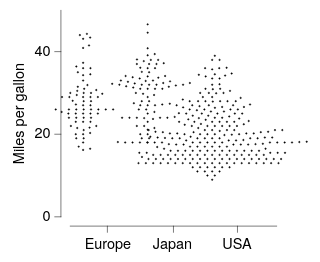

Source (Vega-Lite JSON):
### Vega-Lite specification from a JSON file in a GitHub repository (floating-point values rounded to 4 significant figures; data arrays with more than 128 entries replaced by an {"elided": "..."} marker saying what was removed)
{"background": null, "config": {"arc": {"fill": "#DBDBDB", "fillOpacity": 1.0, "innerRadius": 25.0, "padAngle": 0.03, "stroke": "black", "strokeOpacity": 1, "strokeWidth": 0.25}, "area": {"fill": "#DBDBDB", "fillOpacity": 1.0, "stroke": "black", "strokeOpacity": 1, "strokeWidth": 0.25}, "axis": {"domain": true, "domainCap": "round", "domainColor": "black", "domainWidth": 0.25, "grid": false, "gridCap": "round", "gridColor": "#F1F1F1", "gridDash": [0, 0], "gridOpacity": 1.0, "gridWidth": 0.25, "labelColor": "black", "labelFont": "HelveticaNeue", "labelFontSize": 7, "labelFontStyle": "normal", "labelFontWeight": 400, "offset": 4.5, "ticks": true, "tickCap": "round", "tickColor": "black", "tickSize": 3, "tickWidth": 0.25, "titleColor": "black", "titleFont": "HelveticaNeue", "titleFontSize": 7, "titleFontStyle": "normal", "titleFontWeight": 400}, "axisX": {"domain": true, "labelAlign": "center", "labelAngle": 0, "labels": true, "ticks": true, "translate": 0}, "axisY": {"domain": true, "labelAlign": "right", "labelAngle": 0, "labels": true, "ticks": true, "translate": 0}, "axisRight": {"domain": true, "labelAlign": "left", "labelAngle": 0, "labels": true, "ticks": true, "translate": 0}, "axisTop": {"domain": true, "labelAlign": "center", "labelAngle": 0, "labels": true, "ticks": true, "translate": 0}, "bar": {"fill": "#DBDBDB", "fillOpacity": 1.0, "stroke": "black", "strokeOpacity": 1, "strokeWidth": 0.25}, "boxplot": {"size": 9.0, "ticks": {"cornerRadius": 0.25, "fill": "black", "size": 4.5, "thickness": 0.25}, "box": {"fillOpacity": 1.0, "stroke": "black", "strokeOpacity": 1, "strokeWidth": 0.25}, "median": {"fill": "black", "fillOpacity": 1.0, "size": 9.0, "thickness": 0.25}, "rule": {"fill": "black", "fillOpacity": 1.0, "size": 10.0, "stroke": "black", "strokeDash": [0, 0], "strokeOpacity": 1, "strokeWidth": 0.25}, "outliers": {"color": "black", "fill": "black", "fillOpacity": 1.0, "size": 0, "stroke": "black", "strokeOpacity": 1, "strokeWidth": 0.25}}, "circle": {"fill": "black", "fillOpacity": 1.0, "size": 0.5, "stroke": "black", "strokeOpacity": 1, "strokeWidth": 0.25}, "errorband": {"band": {"fillOpacity": 0.6, "stroke": null, "strokeWidth": 0.25, "strokeOpacity": 1}, "borders": {"opacity": 0, "strokeOpacity": 0.25, "strokeWidth": 1}}, "errorbar": {"opacity": 1, "rule": {"strokeDash": [0, 0], "strokeWidth": 0.5}, "ticks": {"color": "black", "cornerRadius": 0.25, "opacity": 1, "size": 6.0, "thickness": 0.5}, "thickness": 0.5}, "font": "HelveticaNeue", "geoshape": {"fill": "#DBDBDB", "fillOpacity": 1.0, "stroke": "black", "strokeOpacity": 1, "strokeWidth": 0.25}, "header": {"labelColor": "black", "labelFont": "HelveticaNeue", "labelFontSize": 7, "labelFontStyle": "normal", "labelFontWeight": 400, "titleColor": "black", "titleFont": "HelveticaNeue", "titleFontSize": 7, "titleFontStyle": "normal", "titleFontWeight": 400, "titlePadding": 0}, "legend": {"disable": false, "offset": 4.5, "gradientLength": 50.0, "gradientThickness": 5.0, "gradientOpacity": 1.0, "gradientStrokeColor": "black", "gradientStrokeWidth": 0.25, "labelColor": "black", "labelFont": "HelveticaNeue", "labelFontSize": 7, "labelFontStyle": "normal", "labelFontWeight": 400, "strokeColor": "black", "strokeWidth": 0, "symbolSize": 42, "symbolStrokeColor": "black", "symbolStrokeWidth": 0.25, "titleColor": "black", "titleFont": "HelveticaNeue", "titleFontSize": 7, "titleFontStyle": "normal", "titleFontWeight": 400}, "line": {"color": "black", "stroke": "black", "strokeCap": "round", "strokeDash": [0, 0], "strokeOpacity": 1, "strokeWidth": 0.375}, "point": {"filled": true, "fill": "#DBDBDB", "fillOpacity": 1.0, "size": 5.0, "stroke": "black", "strokeOpacity": 1, "strokeWidth": 0.25}, "range": {"category": ["#C6D9F1", "#F1C9CB", "#FEF0B9", "#CEE37A", "#7AA8E0", "#E589A3", "#FDDD5D", "#68B961", "#4177B1", "#C35082", "#E5C227", "#438156"], "diverging": {"scheme": ["#C35082", "#CE6D94", "#D989A7", "#E2A4BA", "#EABFCE", "#F1DBE2", "#F6F6F6", "#D7E0EB", "#B9CBE0", "#9BB6D5", "#7DA1C9", "#5F8CBD", "#4177B1"]}, "heatmap": {"scheme": ["#DFE9F7", "#C6D9F1", "#ADC8EC", "#94B8E6", "#7AA8E0", "#6097DA", "#4D87CA", "#4177B1", "#386898", "#2F597F", "#264A69", "#1D3A58"]}, "ordinal": {"scheme": ["#F1F1F1", "#DBDBDB", "#C6C6C6", "#B2B2B2", "#9D9D9D", "#898989", "#767676", "#636363", "#515151", "#404040", "#2F2F2F", "#1F1F1F"]}, "ramp": {"scheme": ["#DFE9F7", "#C6D9F1", "#ADC8EC", "#94B8E6", "#7AA8E0", "#6097DA", "#4D87CA", "#4177B1", "#386898", "#2F597F", "#264A69", "#1D3A58"]}}, "rule": {"color": "black", "stroke": "black", "strokeCap": "round", "strokeDash": [2, 2], "strokeOpacity": 1, "strokeWidth": 0.25}, "scale": {"bandPaddingInner": 0.1, "bandPaddingOuter": 0.1, "round": false}, "rect": {"fill": "#DBDBDB", "fillOpacity": 1.0, "stroke": "black", "strokeOpacity": 1, "strokeWidth": 0.25}, "square": {"fill": "#DBDBDB", "fillOpacity": 1.0, "size": 10.0, "stroke": "black", "strokeOpacity": 1, "strokeWidth": 0.25}, "text": {"color": "black", "font": "HelveticaNeue", "fontSize": 7, "fontStyle": "normal", "fontWeight": 400}, "title": {"anchor": "middle", "frame": "group", "color": "black", "font": "HelveticaNeue", "fontSize": 7, "fontStyle": "normal", "fontWeight": 400, "subtitleColor": "black", "subtitleFont": "HelveticaNeue", "subtitleFontSize": "HelveticaNeue", "subtitleFontStyle": "normal", "subtitleFontWeight": 400}, "view": {"continuousWidth": 100, "continuousHeight": 100, "discreteWidth": 100, "discreteHeight": 100, "fill": null, "stroke": null, "strokeWidth": 0.25}}, "data": {"name": "data-e3eced9a19a526e2b46e3557233cc953"}, "mark": {"type": "circle"}, "encoding": {"x": {"field": "Origin", "title": null, "type": "nominal"}, "xOffset": {"field": "beeswarm_x", "scale": null, "type": "quantitative"}, "y": {"field": "Miles_per_Gallon", "title": "Miles per gallon", "type": "quantitative"}}, "$schema": "https://vega.github.io/schema/vega-lite/v6.4.1.json", "datasets": {"data-e3eced9a19a526e2b46e3557233cc953": {"elided": "398 records"}}}
